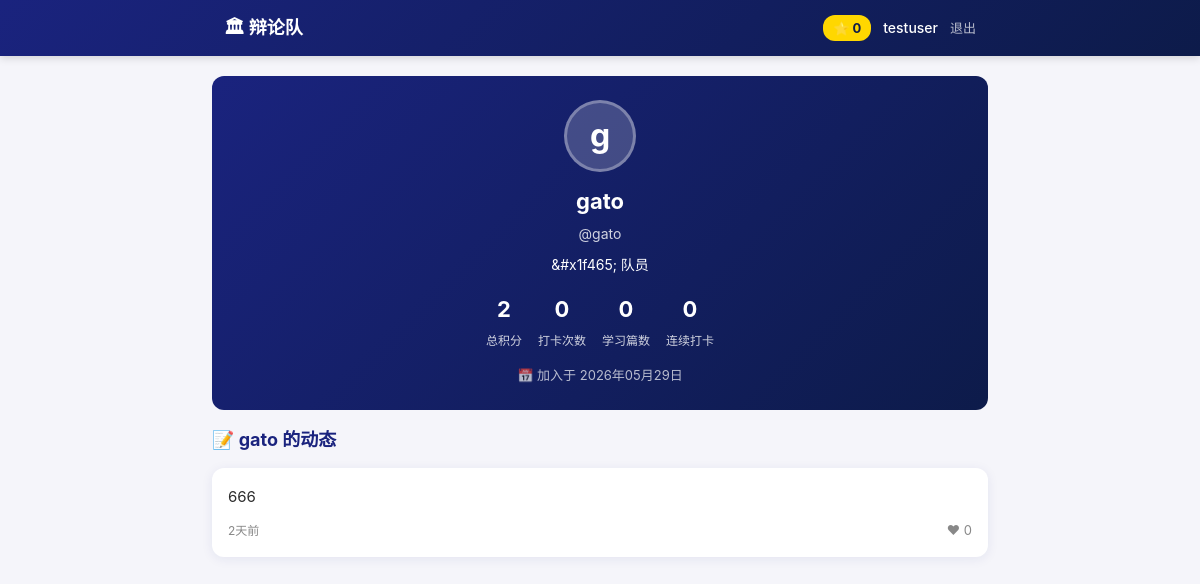
/profile/gato (signed in), run on the app's committed database.
### models.py (models this page shows, shortened)
class User(UserMixin, db.Model):
    __tablename__ = 'user'
    id = db.Column(db.Integer, primary_key=True)
    username = db.Column(db.String(40), unique=True, nullable=False, index=True)
    password_hash = db.Column(db.String(200), nullable=False)
    display_name = db.Column(db.String(40), nullable=False)
    avatar = db.Column(db.String(200), default='default.svg')
    phone = db.Column(db.String(20))
    role = db.Column(db.String(20), default='member')
    total_points = db.Column(db.Integer, default=0)
    joined_at = db.Column(db.DateTime, default=datetime.utcnow)
    posts = db.relationship('Post', backref='author', lazy='dynamic',
                             cascade='all, delete-orphan')
    checkins = db.relationship('CheckIn', backref='user', lazy='dynamic',
                                cascade='all, delete-orphan')
    learning_records = db.relationship('LearningRecord', backref='user', lazy='dynamic',
                                        cascade='all, delete-orphan')
    points_logs = db.relationship('PointsLog', backref='user', lazy='dynamic',
                                   cascade='all, delete-orphan')
    @property
    def streak_days(self):
        checkin_dates = set()
        for c in self.checkins:
            checkin_dates.add(str(c.date))
        if not checkin_dates:
            return 0

class Post(db.Model):
    __tablename__ = 'post'
    id = db.Column(db.Integer, primary_key=True)
    user_id = db.Column(db.Integer, db.ForeignKey('user.id'), nullable=False)
    content = db.Column(db.Text, nullable=False)
    image_path = db.Column(db.String(200))
    likes = db.Column(db.Integer, default=0)
    created_at = db.Column(db.DateTime, default=datetime.utcnow)
    def time_ago(self):
        diff = datetime.utcnow() - self.created_at
        if diff.days > 0:
            return f'{diff.days}天前'
        if diff.seconds >= 3600:
            return f'{diff.seconds // 3600}小时前'
        if diff.seconds >= 60:
            return f'{diff.seconds // 60}分钟前'
        return '刚刚'

### app.py (the view)
@app.route('/profile/<username>')
@login_required
def profile(username):
    user = User.query.filter_by(username=username).first_or_404()
    posts = user.posts.limit(20).all()
    checkin_count = user.checkins.count()
    learn_count = user.learning_records.count()
    return render_template('profile.html',
                           user=user, posts=posts,
                           checkin_count=checkin_count,
                           learn_count=learn_count)

### app.py (called while the page is built)
@login_manager.user_loader
def load_user(user_id):
    return User.query.get(int(user_id))

@app.context_processor
def inject_now():
    return {'now': datetime.utcnow()}

@app.template_filter('nl2br')
def nl2br_filter(text):
    if not text:
        return ''
    from markupsafe import Markup
    return Markup(escape(text).replace('\n', '<br>\n'))

### templates/profile.html (shortened to what this page needs)
{% extends "layout.html" %}
{% block content %}
<div class="profile-page">
    <div class="profile-card">
        <div class="profile-avatar-lg">{{ user.display_name[0] }}</div>
        <h2 class="profile-name">{{ user.display_name }}</h2>
        <div class="profile-username">@{{ user.username }}</div>
        <div class="profile-role-badge">
            {{ user.role == 'admin' and '&#x1f451; 管理员' or '&#x1f465; 队员' }}
        </div>
        <div class="profile-stats">
            <div class="stat-item">
                <span class="stat-num">{{ user.total_points }}</span>
                <span class="stat-label">总积分</span>
            </div>
            <div class="stat-item">
                <span class="stat-num">{{ checkin_count }}</span>
                <span class="stat-label">打卡次数</span>
            </div>
            <div class="stat-item">
                <span class="stat-num">{{ learn_count }}</span>
                <span class="stat-label">学习篇数</span>
            </div>
            <div class="stat-item">
                <span class="stat-num">{{ user.streak_days }}</span>
                <span class="stat-label">连续打卡</span>
            </div>
        </div>
        <div class="profile-join">
            &#x1f4c5; 加入于 {{ user.joined_at.strftime('%Y年%m月%d日') }}
        </div>
    </div>
    <div class="profile-posts">
        <div class="section-header">
            <h3>&#x1f4dd; {{ user.display_name }} 的动态</h3>
        </div>
        {% if posts %}
        {% for post in posts %}
        <div class="feed-card">
            <div class="feed-content">{{ post.content | nl2br }}</div>
            <div class="feed-card-footer">
                <span class="feed-time">{{ post.time_ago() }}</span>
                <span>&#x2764; {{ post.likes }}</span>
            </div>
        </div>
        {% endfor %}
        {% else %}
        <div class="empty-state" style="padding:20px;">
            <p>还没有发布过动态</p>
        </div>
        {% endif %}
    </div>
</div>
{% endblock %}

### templates/layout.html (shortened to what this page needs)
<!DOCTYPE html>
<html lang="zh-CN">
<head>
    <link rel="stylesheet" href="{{ url_for('static', filename='css/style.css') }}">
</head>
<body>
    <header class="top-bar">
        <div class="top-inner">
            <a href="{{ url_for('feed') }}" class="logo">&#x1f3db; 辩论队</a>
            {% if current_user.is_authenticated %}
            <div class="top-right">
                <span class="points-badge">&#x2b50; {{ current_user.total_points }}</span>
                <a href="{{ url_for('profile', username=current_user.username) }}" class="user-link">
                    {{ current_user.display_name }}
                </a>
                <a href="{{ url_for('logout') }}" class="logout-link">退出</a>
            </div>
            {% endif %}
        </div>
    </header>
    <main class="main-content">
        {% block content %}{% endblock %}
    </main>
</body>
</html>

### static/css/style.css (style rules this page uses)
* { margin: 0; padding: 0; box-sizing: border-box; }
:root { --primary: #1a237e; --primary-light: #3949ab; --primary-dark: #0d1b4a; --accent: #FFD700; --accent-light: #FFF3B0; --bg: #f5f5fa; --card: #ffffff; --text: #2c2c2c; --text-light: #888; --border: #e8e8f0; --success: #4CAF50; --danger: #f44336; --warning: #ff9800; --info: #2196F3; --shadow: 0 2px 12px rgba(26, 35, 126, 0.08); --radius: 12px; --nav-height: 64px; --top-height: 56px; }
body { font-family: -apple-system, "PingFang SC", "Microsoft YaHei", sans-serif; background: var(--bg); color: var(--text); line-height: 1.6; padding-top: var(--top-height); padding-bottom: calc(var(--nav-height) + 12px); min-height: 100vh; }
a { color: var(--primary); text-decoration: none; }
.top-bar { position: fixed; top: 0; left: 0; right: 0; height: var(--top-height); background: linear-gradient(135deg, var(--primary), var(--primary-dark)); color: #fff; z-index: 100; box-shadow: 0 2px 8px rgba(0,0,0,0.15); }
.top-inner { max-width: 800px; margin: 0 auto; height: 100%; display: flex; align-items: center; justify-content: space-between; padding: 0 16px; }
.logo { font-size: 18px; font-weight: 700; color: #fff; }
.top-right { display: flex; align-items: center; gap: 12px; font-size: 14px; }
.points-badge { background: var(--accent); color: var(--primary-dark); padding: 3px 10px; border-radius: 12px; font-weight: 700; font-size: 13px; }
.user-link { color: #fff; font-weight: 500; }
.logout-link { color: rgba(255,255,255,0.7); font-size: 13px; }
.main-content { max-width: 800px; margin: 0 auto; padding: 12px 12px 0; }
.section-header { display: flex; align-items: center; justify-content: space-between; margin-bottom: 14px; }
.section-header h2, .section-header h3 { font-size: 18px; color: var(--primary); }
.feed-card { background: var(--card); border-radius: var(--radius); padding: 16px; margin-bottom: 12px; box-shadow: var(--shadow); }
.feed-time { font-size: 12px; color: var(--text-light); }
.feed-content { font-size: 15px; line-height: 1.7; margin-bottom: 10px; white-space: pre-wrap; }
.feed-card-footer { display: flex; align-items: center; justify-content: space-between; font-size: 13px; color: var(--text-light); }
.profile-card { background: linear-gradient(135deg, var(--primary), var(--primary-dark)); border-radius: var(--radius); padding: 24px; text-align: center; color: #fff; margin-bottom: 16px; }
.profile-avatar-lg { width: 72px; height: 72px; border-radius: 50%; background: rgba(255,255,255,0.2); display: flex; align-items: center; justify-content: center; font-size: 32px; font-weight: 700; margin: 0 auto 12px; border: 3px solid rgba(255,255,255,0.3); }
.profile-name { font-size: 22px; margin-bottom: 4px; }
.profile-username { font-size: 14px; opacity: 0.8; margin-bottom: 8px; }
.profile-role-badge { font-size: 14px; margin-bottom: 16px; }
.profile-stats { display: flex; justify-content: center; gap: 16px; margin-bottom: 12px; }
.stat-item { text-align: center; }
.stat-num { display: block; font-size: 22px; font-weight: 700; }
.stat-label { font-size: 12px; opacity: 0.8; }
.profile-join { font-size: 13px; opacity: 0.7; }
.profile-posts { margin-top: 12px; }
@media (min-width: 800px) { body { padding-bottom: 0; } }
@media (min-width: 800px) { .main-content { padding-top: 20px; } }
@media (min-width: 800px) { .top-inner { padding: 0 24px; } }
@media (min-width: 800px) { .feed-card, .post-box, .article-card { transition: transform 0.2s, box-shadow 0.2s; } }

### data on the page
User: total_points "0", display_name "testuser"
User: display_name "g", display_name "gato", username "gato", role "&#x1f465; 队员", total_points "2", joined_at "2026年05月29日"
Post: content "666", time_ago "2天前", likes "0"

### other printed values
{{ checkin_count }} "0"
{{ learn_count }} "0"
{{ user.streak_days }} "0"
